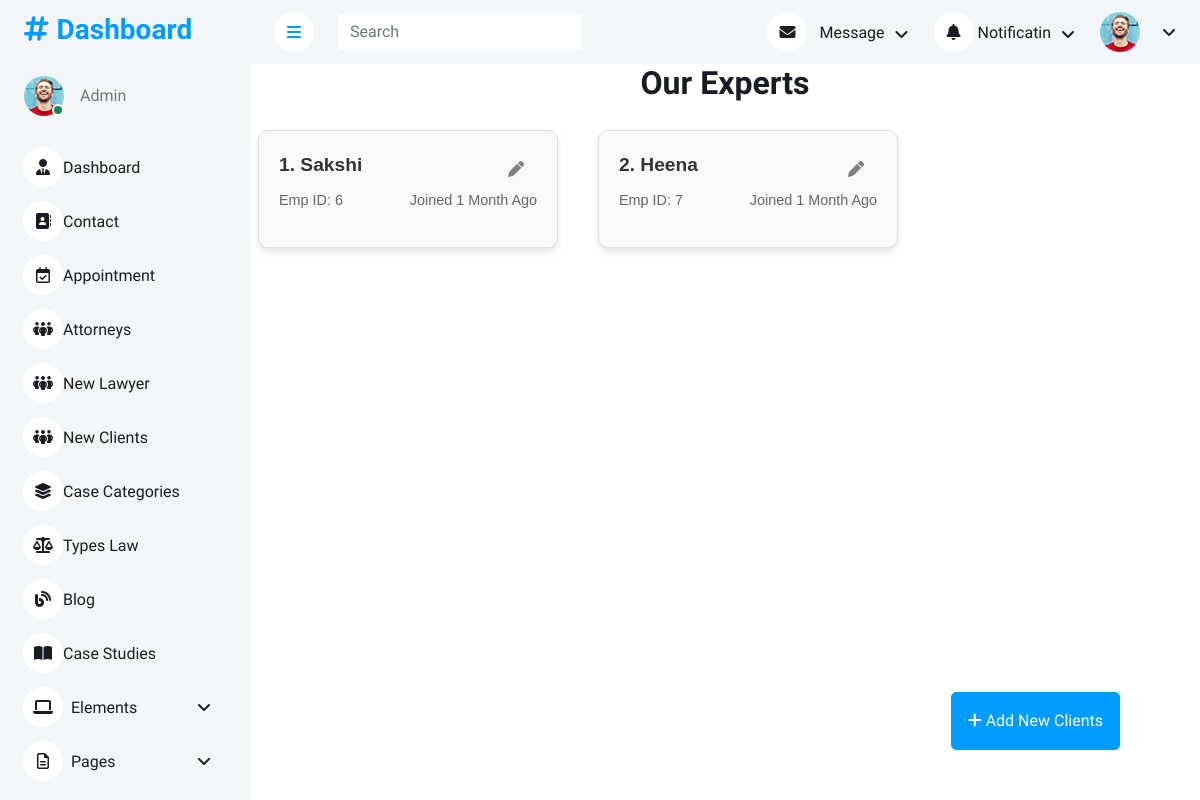
/adminapp/clients, run on an earlier commit of the app's database.
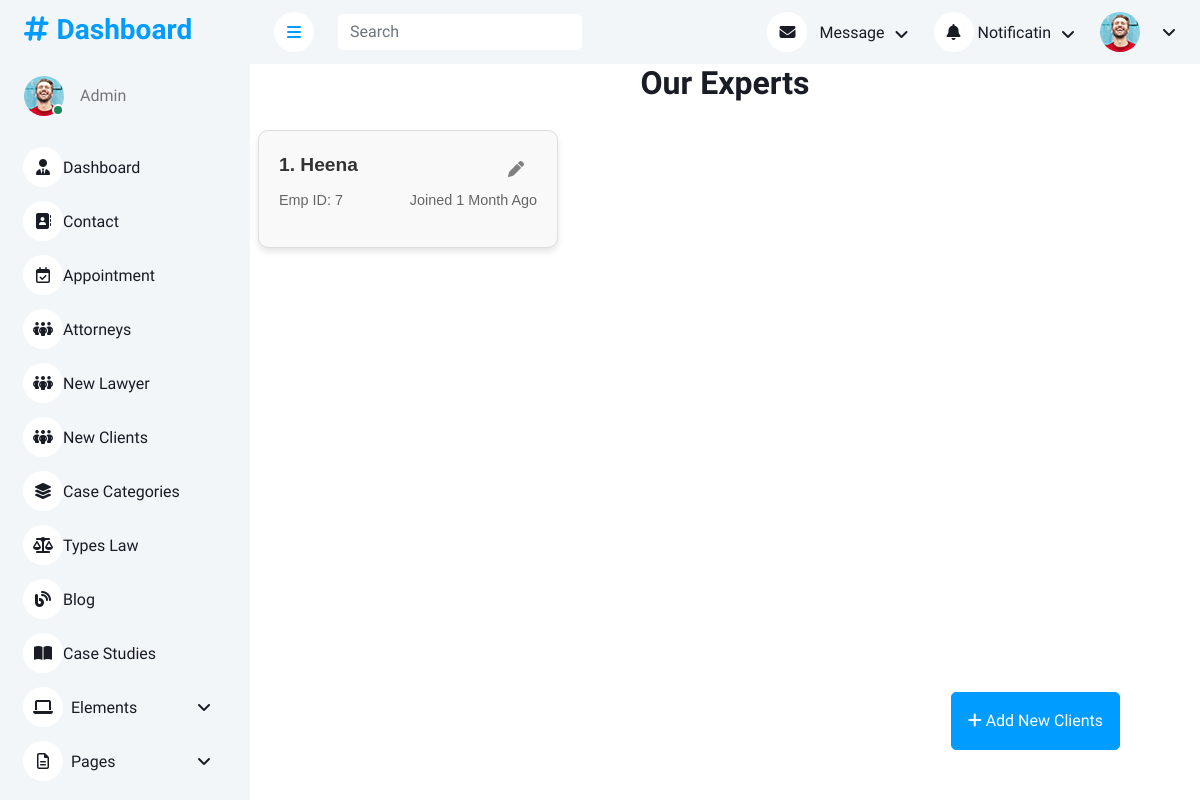
And on a later commit of the database.
### clientapp/models.py (models this page shows, shortened)
class clients(models.Model):
    name = models.CharField(max_length=50)
    email = models.EmailField()
    lid = models.ForeignKey(lawyer,models.CASCADE)
    password = models.CharField(max_length=50)

### adminapp/views.py (the view)
# urls.py: path('/clients', views.client),
def client(request):
    data = clients.objects.all()
    return render(request,'adminapp/clients.html',{"data":data})

### templates/adminapp/clients.html (shortened to what this page needs)
<!DOCTYPE html>
{% load static %}
<html lang="en">
<head>
    <link href="https://cdnjs.cloudflare.com/ajax/libs/font-awesome/6.7.2/css/all.min.css" rel="stylesheet">
    <link href="https://cdn.jsdelivr.net/npm/bootstrap-icons@1.4.1/font/bootstrap-icons.css" rel="stylesheet">
    <link href="{% static 'adminapp/lib/owlcarousel/assets/owl.carousel.min.css' %}" rel="stylesheet">
    <link href="{% static 'adminapp/lib/tempusdominus/css/tempusdominus-bootstrap-4.min.css' %}" rel="stylesheet">
    <link href="{% static 'adminapp/css/bootstrap.min.css' %}" rel="stylesheet">
    <link href="{% static 'adminapp/css/style.css' %}" rel="stylesheet">
</head>
<body>
    <div class="container-xxl position-relative bg-white d-flex p-0">
        {% include 'adminapp/sidebar.html' %}
        <div class="content">
            {% include 'adminapp/navbar.html' %}
            <h2 class="text-center">Our Experts </h2>
            <div class="row">
                {% for i in data %}
                <div class="col-4" style="font-family: Arial, sans-serif; max-width: 300px; margin: 20px; border: 1px solid #ddd; border-radius: 10px; padding: 20px; box-shadow: 0 4px 6px rgba(0,0,0,0.1); background: #f9f9f9; height: fit-content;">
                    <a href="add_or_edit_client/{{i.id}}" style="margin: 0; font-size: 1.2em; font-weight:bold; color: #333;">{{ forloop.counter }}. {{ i.name }}
                        <a href="add_or_edit_client/{{i.id}}" class="btn btn-link float-end"><i class="fa-solid fa-pen" style="color:grey;"></i>
                    </a>
                    <div>
                        <div style="display: flex; align-items: center; justify-content: space-between; margin-bottom: 15px;">
                            <span style="display: flex; align-items: center; font-size: 0.9em; color: #666;">Emp ID: {{i.id}}</span>
                            <span style="display: flex; align-items: center; font-size: 0.9em; color: #666;">Joined 1 Month Ago</span>
                        </div>
                    </div>
                </div>
                {% endfor %}
            </div>
            <a class="btn btn-primary circle py-3 px-3" style="position: fixed; bottom: 50px; right: 80px; z-index: 1030;" href="/adminapp/add_client"><i class="fa-solid fa-plus fa-beat"></i>
                Add New Clients
            </a>
        </div>
    </div>
</body>
</html>

What changed in the data, as far as the page shows it:
removed clients: name "Sakshi", id "6"
